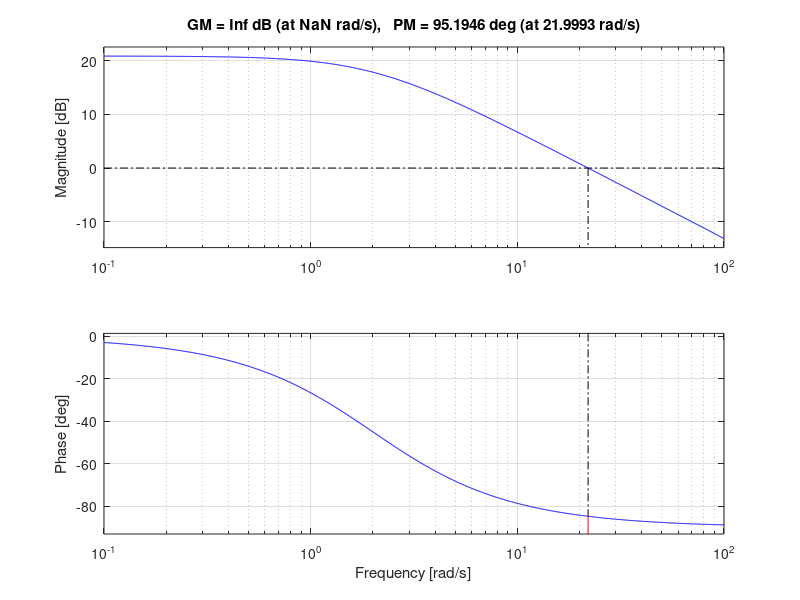

This figure's MATLAB source:
% system parameters
g = 9.81; %m/s^2
theta = 45; %deg
m = .5; %kg
b = .1; %N-s/m
k1 = .05; %N/m
k2 = .02; %N/m^3
tau = .5; %s

%Code used to find the value of KF for the inner loop
%time domain
Kf = 11.045; %10.5 gave better results in time domain
t = 0:.0001:1;
y = Kf/tau*exp(-((1+Kf)/tau)*t);
ye = exp(-1*t);
xval = Kf/tau-(Kf/tau)*.9;
tr_val = find((y-xval).^2<=.00001);
tr = t(tr_val); % this value gave me tr = .0956

%frequency domain
tau = .5;%s
Pin = tf([1],[tau, 1]);

margin (Pin*Kf), grid on %this gives a crossover frequency of 22 Rad/s

zeta = .707;
wn = 2.2;

DC_gain = Kf/(1+Kf);
Kd = 2*zeta*wn*m/(DC_gain)-b;
Kp = (wn^2*m)/DC_gain-k1;

